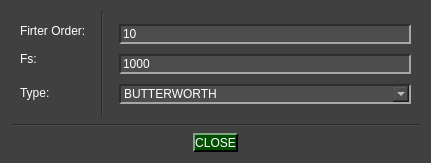
<?xml version="1.0" encoding="UTF-8"?>
<ui version="4.0">
 <class>IIR_window</class>
 <widget class="QWidget" name="IIR_window">
  <property name="geometry">
   <rect>
    <x>0</x>
    <y>0</y>
    <width>431</width>
    <height>163</height>
   </rect>
  </property>
  <property name="windowTitle">
   <string>IIR configs</string>
  </property>
  <property name="styleSheet">
   <string notr="true">QWidget{
	background-color: rgb(64, 64, 64);
}

QTabWidget::pane { 
   border: 1px solid rgb(166, 166, 166);
}

QTabBar::tab {
  	background-color: rgb(77, 77, 77);
 }

 QTabBar::tab:selected {
  	background-color: rgb(140, 140, 140);
	padding-top: 2px;
	padding-bottom: 2px;
	padding-left: 12px;
	padding-right: 12px;
 }

 QTabBar::tab:selected:hover {
  	background-color: rgb(140, 140, 140);
	padding-top: 2px;
	padding-bottom: 2px;
	padding-left: 12px;
	padding-right: 12px;
 }

 QTabBar::tab:hover {
  	background-color: rgb(109, 109, 109);
	padding-top: 2px;
	padding-bottom: 2px;
	padding-left: 12px;
	padding-right: 12px;
 }

 QTabBar::tab:middle {
	border-right: 1px dashed rgb(166, 166, 166);
	border-left: 1px dashed rgb(166, 166, 166);
	padding-top: 2px;
	padding-bottom: 2px;
	padding-left: 12px;
	padding-right: 12px;
 }

 QTabBar::tab:last {
	border-top-right-radius: 10px;
	padding-top: 2px;
	padding-bottom: 2px;
	padding-left: 12px;
	padding-right: 12px;
 }

 QTabBar::tab:first {
	border-top-left-radius: 10px;
	padding-top: 2px;
	padding-bottom: 2px;
	padding-left: 12px;
	padding-right: 12px;
 }


QComboBox QAbstractItemView {
    background-color: rgb(77, 77, 77);
}

QComboBox QAbstractItemView::item:focus{
    background-color: rgb(140, 140, 140);
}

QDoubleSpinBox{
	background-color: rgb(77, 77, 77);
	
	border-top: 1.5px solid rgb(46, 46, 46);
	border-left: 1.5px solid rgb(46, 46, 46);

	border-bottom: 1.5px solid rgb(166, 166, 166);
	border-right: 1.5px solid rgb(166, 166, 166);
}

QDoubleSpinBox::up-button{
    image: url(:/imgs/imgs/drop_up_arrow.png);
	width: 11px;

	background-color: rgb(0, 79, 0);
	border-top: 1.5px solid rgb(127, 167, 127);
	border-left: 1.5px solid rgb(127, 167, 127);

	border-bottom: 1.5px solid rgb(0, 0, 0);
	border-right: 1.5px solid rgb(0, 0, 0);
}

QDoubleSpinBox::up-button:pressed{
	border: 2px solid rgb(255, 255, 255);
}

QDoubleSpinBox::up-button:hover{
	background-color: rgb(0, 50, 0);
}

QDoubleSpinBox::down-button{
    image: url(:/imgs/imgs/drop_down_arrow.png);
	width: 11px;

	background-color: rgb(0, 79, 0);
	border-top: 1.5px solid rgb(127, 167, 127);
	border-left: 1.5px solid rgb(127, 167, 127);

	border-bottom: 1.5px solid rgb(0, 0, 0);
	border-right: 1.5px solid rgb(0, 0, 0);
}

QDoubleSpinBox::down-button:pressed{
	border: 2px solid rgb(255, 255, 255);
}

QDoubleSpinBox::down-button:hover{
	background-color: rgb(0, 50, 0);
}

QWidget#centralwidget{
	background-color: rgb(64, 64, 64);
}

QWidget{
	color: rgb(255, 255, 255);
}

QComboBox{
	background-color: rgb(77, 77, 77);
	
	border-top: 1.5px solid rgb(46, 46, 46);
	border-left: 1.5px solid rgb(46, 46, 46);

	border-bottom: 1.5px solid rgb(166, 166, 166);
	border-right: 1.5px solid rgb(166, 166, 166);
}


QComboBox::drop-down{
	image: url(:/imgs/imgs/drop_down_arrow.png);
	width: 11px;

	background-color: rgb(0, 79, 0);
	border-top: 2px solid rgb(127, 167, 127);
	border-left: 2px solid rgb(127, 167, 127);

	border-bottom: 2px solid rgb(0, 0, 0);
	border-right: 2px solid rgb(0, 0, 0);
}

QComboBox::drop-down:hover{
	background-color: rgb(0, 50, 0);
}

QComboBox::drop-down:pressed{
	border: 2px solid rgb(255, 255, 255);
}

QPushButton{
	background-color: rgb(0, 79, 0);

	border-top: 1.5px solid rgb(127, 167, 127);
	border-left: 1.5px solid rgb(127, 167, 127);

	border-bottom: 1.5px solid rgb(0, 0, 0);
	border-right: 1.5px solid rgb(0, 0, 0);

	
	font: 12pt &quot;Helvetica&quot;;
	text-align:center;
}

QWidget{
	font: 12pt &quot;Helvetica&quot;;
}

QPushButton:hover{
	background-color: rgb(0, 50, 0);
}

QPushButton:pressed{
	border: 2px solid rgb(255, 255, 255);
}

QLineEdit{
	background-color: rgb(77, 77, 77);
	border-top: 1.5px solid rgb(46, 46, 46);
	border-left: 1.5px solid rgb(46, 46, 46);

	border-bottom: 1.5px solid rgb(166, 166, 166);
	border-right: 1.5px solid rgb(166, 166, 166);
}

QRadioButton::indicator{
	border-radius: 6px;
	border-top: 1.5px solid rgb(0, 0, 0);
	border-left: 1.5px solid rgb(0, 0, 0);

	border-bottom: 1.5px solid rgb(160, 160, 160);
	border-right: 1.5px solid rgb(160, 160, 160);
}

QRadioButton::indicator::checked{
	background-color: white;
}

QRadioButton::indicator::unchecked:hover{
	background-color: #9F9F9F;
}

QRadioButton::indicator::pressed{
	border: 1.5px solid #505050
}

QPushButton#reload_devices{
	image: url(:/imgs/imgs/reload.png);
	width: 11px;
	background-color: rgb(0, 79, 0);

	border-top: 1.5px solid rgb(127, 167, 127);
	border-left: 1.5px solid rgb(127, 167, 127);

	border-bottom: 1.5px solid rgb(0, 0, 0);
	border-right: 1.5px solid rgb(0, 0, 0);

	
	font: 12pt &quot;Helvetica&quot;;
	text-align:center;
}

QPushButton#reload_devices:hover{
	background-color: rgb(0, 50, 0);
}

QPushButton#reload_devices:pressed{
	border: 2px solid rgb(255, 255, 255);
}

</string>
  </property>
  <layout class="QGridLayout" name="gridLayout">
   <item row="0" column="2">
    <widget class="QWidget" name="widget_2" native="true">
     <layout class="QGridLayout" name="gridLayout_3">
      <item row="1" column="0">
       <widget class="QLineEdit" name="fs_combo">
        <property name="text">
         <string>1000</string>
        </property>
       </widget>
      </item>
      <item row="0" column="0">
       <widget class="QLineEdit" name="numtaps_line">
        <property name="text">
         <string>10</string>
        </property>
       </widget>
      </item>
      <item row="2" column="0">
       <widget class="QComboBox" name="type_line">
        <item>
         <property name="text">
          <string>BUTTERWORTH</string>
         </property>
        </item>
        <item>
         <property name="text">
          <string>CHEBYSHEV</string>
         </property>
        </item>
        <item>
         <property name="text">
          <string>CAUER</string>
         </property>
        </item>
       </widget>
      </item>
     </layout>
    </widget>
   </item>
   <item row="2" column="0" colspan="3" alignment="Qt::AlignHCenter">
    <widget class="QPushButton" name="close_iir_button">
     <property name="maximumSize">
      <size>
       <width>100</width>
       <height>100</height>
      </size>
     </property>
     <property name="text">
      <string>CLOSE</string>
     </property>
    </widget>
   </item>
   <item row="0" column="0">
    <widget class="QWidget" name="widget" native="true">
     <property name="minimumSize">
      <size>
       <width>0</width>
       <height>33</height>
      </size>
     </property>
     <layout class="QGridLayout" name="gridLayout_2">
      <item row="0" column="0">
       <widget class="QLabel" name="label">
        <property name="minimumSize">
         <size>
          <width>0</width>
          <height>22</height>
         </size>
        </property>
        <property name="maximumSize">
         <size>
          <width>16777215</width>
          <height>22</height>
         </size>
        </property>
        <property name="text">
         <string>Firter Order:</string>
        </property>
       </widget>
      </item>
      <item row="1" column="0">
       <widget class="QLabel" name="label_2">
        <property name="minimumSize">
         <size>
          <width>0</width>
          <height>22</height>
         </size>
        </property>
        <property name="maximumSize">
         <size>
          <width>16777215</width>
          <height>22</height>
         </size>
        </property>
        <property name="text">
         <string>Fs:</string>
        </property>
       </widget>
      </item>
      <item row="2" column="0">
       <widget class="QLabel" name="label_3">
        <property name="minimumSize">
         <size>
          <width>0</width>
          <height>33</height>
         </size>
        </property>
        <property name="maximumSize">
         <size>
          <width>16777215</width>
          <height>33</height>
         </size>
        </property>
        <property name="text">
         <string>Type:</string>
        </property>
       </widget>
      </item>
     </layout>
    </widget>
   </item>
   <item row="0" column="1">
    <widget class="Line" name="line">
     <property name="orientation">
      <enum>Qt::Vertical</enum>
     </property>
    </widget>
   </item>
   <item row="1" column="0" colspan="3">
    <widget class="Line" name="line_2">
     <property name="orientation">
      <enum>Qt::Horizontal</enum>
     </property>
    </widget>
   </item>
  </layout>
 </widget>
 <resources/>
 <connections/>
</ui>
